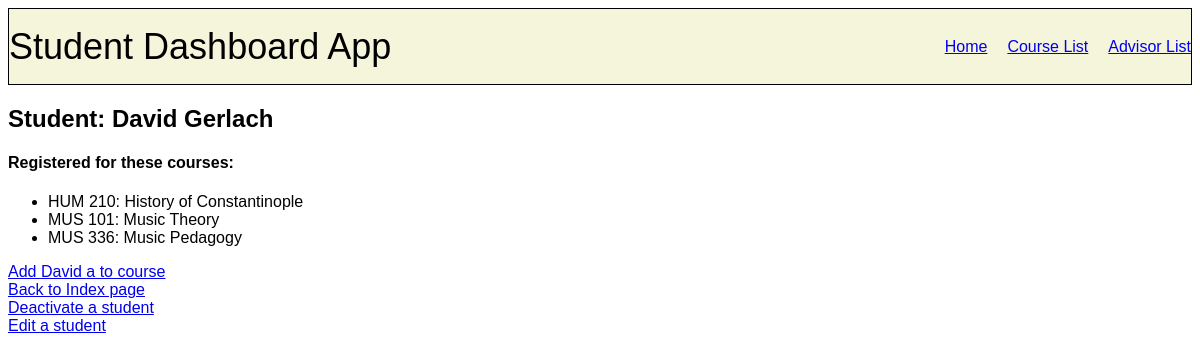
/student_page/29, run on the app's committed database.
### student/models.py (models this page shows, shortened)
class Student(models.Model):
    fname = models.CharField(max_length=30)
    lname = models.CharField(max_length=30)
    active = models.BooleanField(default=True)
    student_advisor = models.ForeignKey("Advisor", on_delete=models.SET_NULL, null=True, related_name="advisees")
    class Meta:
        ordering = ['id']

class Course(models.Model):
    dept = models.CharField(max_length=3)
    course_num = models.IntegerField()
    subject = models.CharField(max_length=50)
    description = models.TextField(blank=True)
    students = models.ManyToManyField(Student, blank=True, related_name="courses")
    class Meta:
        ordering = ['dept']
    def __str__(self):
        return f'{self.dept} {self.course_num}: {self.subject}'

### student/views.py (the view)
# urls.py: path("student_page/<int:student_id>", views.student_page, name="student_page"),
def student_page(request, student_id):
    student = Student.objects.get(pk=student_id)
    courses = Course.objects.all()
    registered_courses = student.courses.all()
    context = {"student": student, "registered_courses": registered_courses, "courses": courses}
    return render(request, "student/student_page.html", context)

### student/templates/student/student_page.html
{% extends "student/layout.html" %}
{% block body %}
   <h2>Student: {{ student.fname }} {{ student.lname }}</h2>
   <h4>Registered for these courses:</h4>
   <ul>
      {% for course in registered_courses %}
      <li>{{ course }}</a></li>
      {% empty %}
      Not yet registered
      {% endfor %}
   </ul>
   <div>
      <a href="{% url 'add_student_to_course' id=student.id %}">Add {{student.fname}} a to course</a>
   </div>
   <div>
      <a href="{% url 'index' %}">Back to Index page</a>
   </div>
   <div>
      <a  href="{% url 'deactivate_student' id=student.id %}">Deactivate a student</a>
   </div>
   <div>
      <a  href="{% url 'edit_student' id=student.id %}">Edit a student</a>
   </div>
{% endblock %}

### student/static/student/styles.css (style rules this page uses)
body { font-family: 'Gill Sans', 'Gill Sans MT', Calibri, 'Trebuchet MS', sans-serif; }

### data on the page
Student: fname "David", lname "Gerlach"
Course: dept+course_num+subject "HUM 210: History of Constantinople"
Course: dept+course_num+subject "MUS 101: Music Theory"
Course: dept+course_num+subject "MUS 336: Music Pedagogy"
